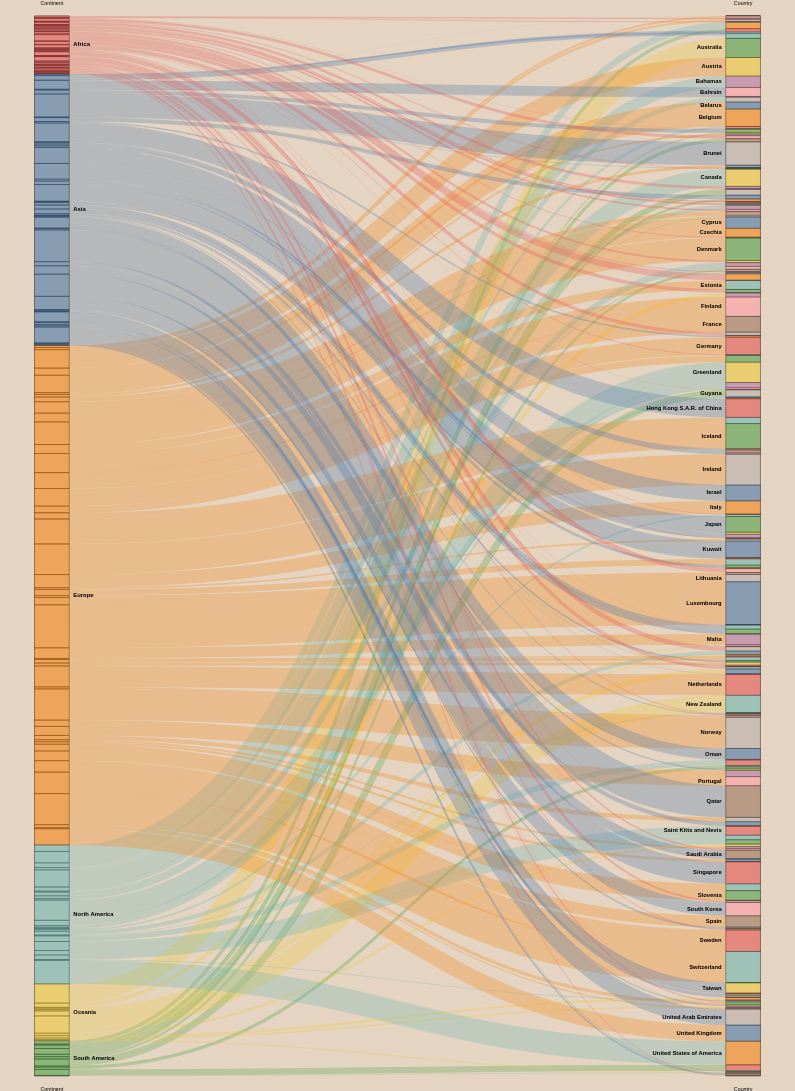

Specify this chart in Vega-Lite:
### Vega specification from a JSON file in a GitHub repository (floating-point values rounded to 4 significant figures; data arrays with more than 128 entries replaced by an {"elided": "..."} marker saying what was removed)
{"//citation": "Codes below are referred to https://stackoverflow.com/questions/66387154/sankey-diagram-alluvial-diagram-in-vega-lite", "$schema": "https://vega.github.io/schema/vega/v5.json", "height": 2000, "width": 1500, "config": {"title": {"fontSize": 20}, "background": "rgb(228, 212, 193)"}, "data": [{"name": "rawData", "values": {"elided": "196 records"}, "transform": [{"type": "formula", "expr": "datum.stk1", "as": "stk1"}, {"type": "formula", "expr": "datum.stk2", "as": "stk2"}, {"type": "formula", "expr": "datum.doc_count", "as": "size"}]}, {"name": "nodes", "source": "rawData", "transform": [{"type": "filter", "expr": "!groupSelector || groupSelector.stk1 == datum.stk1 || groupSelector.stk2 == datum.stk2"}, {"type": "formula", "expr": "datum.stk1+datum.stk2", "as": "key"}, {"type": "fold", "fields": ["stk1", "stk2"], "as": ["stack", "grpId"]}, {"type": "formula", "expr": "datum.stack == 'stk1' ? datum.stk1+' '+datum.stk2 : datum.stk2+' '+datum.stk1", "as": "sortField"}, {"type": "stack", "groupby": ["stack"], "sort": {"field": "sortField", "order": "descending"}, "field": "size"}, {"type": "formula", "expr": "(datum.y0+datum.y1)/2", "as": "yc"}]}, {"name": "groups", "source": "nodes", "transform": [{"type": "aggregate", "groupby": ["stack", "grpId"], "fields": ["size"], "ops": ["sum"], "as": ["total"]}, {"type": "stack", "groupby": ["stack"], "sort": {"field": "grpId", "order": "descending"}, "field": "total"}, {"type": "formula", "expr": "scale('y', datum.y0)", "as": "scaledY0"}, {"type": "formula", "expr": "scale('y', datum.y1)", "as": "scaledY1"}, {"type": "formula", "expr": "datum.stack == 'stk1'", "as": "rightLabel"}, {"type": "formula", "expr": "datum.total/domain('y')[1]", "as": "percentage"}]}, {"name": "destinationNodes", "source": "nodes", "transform": [{"type": "filter", "expr": "datum.stack == 'stk2'"}]}, {"name": "edges", "source": "nodes", "transform": [{"type": "filter", "expr": "datum.stack == 'stk1'"}, {"type": "lookup", "from": "destinationNodes", "key": "key", "fields": ["key"], "as": ["target"]}, {"type": "linkpath", "orient": "horizontal", "shape": "diagonal", "sourceY": {"expr": "scale('y', datum.yc)"}, "sourceX": {"expr": "scale('x', 'stk1') + bandwidth('x')"}, "targetY": {"expr": "scale('y', datum.target.yc)"}, "targetX": {"expr": "scale('x', 'stk2')"}}, {"type": "formula", "expr": "range('y')[0]-scale('y', datum.size)", "as": "strokeWidth"}, {"type": "formula", "expr": "datum.size/domain('y')[1]", "as": "percentage"}]}], "scales": [{"name": "x", "type": "band", "range": "width", "domain": ["stk1", "stk2"], "paddingOuter": 0.05, "paddingInner": 0.95}, {"name": "y", "type": "linear", "range": "height", "domain": {"data": "nodes", "field": "y1"}}, {"name": "color", "type": "ordinal", "range": "category", "domain": {"data": "rawData", "fields": ["stk1", "stk2"]}}, {"name": "stackNames", "type": "ordinal", "range": ["Continent", "Country"], "domain": ["stk1", "stk2"]}], "axes": [{"orient": "bottom", "scale": "x", "domain": false, "ticks": false, "labelPadding": 20, "encode": {"labels": {"update": {"text": {"scale": "stackNames", "field": "value", "fontWeight": "bold", "fontSize": 14}}}}}, {"orient": "top", "scale": "x", "domain": false, "ticks": false, "labelPadding": 20, "encode": {"labels": {"update": {"text": {"scale": "stackNames", "field": "value", "fontWeight": "bold", "fontSize": 14}}}}}, {"orient": "left", "scale": "y", "labels": false, "domain": false, "ticks": false}], "marks": [{"type": "rect", "from": {"data": "nodes"}, "encode": {"enter": {"stroke": {"value": "#000"}, "strokeWidth": {"value": 1}, "width": {"scale": "x", "band": 1}, "x": {"scale": "x", "field": "stack"}, "y": {"field": "y0", "scale": "y"}, "y2": {"field": "y1", "scale": "y"}}}}, {"type": "path", "name": "edgeMark", "from": {"data": "edges"}, "clip": true, "encode": {"update": {"stroke": [{"test": "groupSelector && groupSelector.stack=='stk1'", "scale": "color", "field": "stk2"}, {"scale": "color", "field": "stk1"}], "strokeWidth": {"field": "strokeWidth"}, "path": {"field": "path"}, "strokeOpacity": {"signal": "!groupSelector && (groupHover.stk1 == datum.stk1 || groupHover.stk2 == datum.stk2) ? 0.9 : 0.3"}, "zindex": {"signal": "!groupSelector && (groupHover.stk1 == datum.stk1 || groupHover.stk2 == datum.stk2) ? 1 : 0"}, "tooltip": {"signal": "datum.stk1 + ' → ' + datum.stk2 + '  $' + format(datum.size, ',.0f') + ' USD  (' + format(datum.percentage, '.1%') + ')'"}}, "hover": {"strokeOpacity": {"value": 1}}}}, {"type": "rect", "name": "groupMark", "from": {"data": "groups"}, "encode": {"enter": {"fill": {"scale": "color", "field": "grpId"}, "width": {"scale": "x", "band": 1}}, "update": {"x": {"scale": "x", "field": "stack"}, "y": {"field": "scaledY0"}, "y2": {"field": "scaledY1"}, "fillOpacity": {"value": 0.6}, "tooltip": {"signal": "datum.grpId + '   $' + format(datum.total, ',.0f') + ' USD  (' + format(datum.percentage, '.1%') + ')'"}}, "hover": {"fillOpacity": {"value": 1}}}}, {"type": "text", "from": {"data": "groups"}, "interactive": false, "encode": {"update": {"x": {"signal": "scale('x', datum.stack) + (datum.rightLabel ? bandwidth('x') + 8 : -8)"}, "yc": {"signal": "(datum.scaledY0 + datum.scaledY1)/2"}, "align": {"signal": "datum.rightLabel ? 'left' : 'right'"}, "baseline": {"value": "middle"}, "fontWeight": {"value": "bold"}, "text": {"signal": "abs(datum.scaledY0-datum.scaledY1) > 13 ? datum.grpId : ''"}}}}, {"type": "group", "data": [{"name": "dataForShowAll", "values": [{}], "transform": [{"type": "filter", "expr": "groupSelector"}]}], "encode": {"enter": {"xc": {"signal": "width/2"}, "y": {"value": 30}, "width": {"value": 80}, "height": {"value": 30}}}, "marks": [{"type": "group", "name": "groupReset", "from": {"data": "dataForShowAll"}, "encode": {"enter": {"cornerRadius": {"value": 6}, "fill": {"value": "#f5f5f5"}, "stroke": {"value": "#c1c1c1"}, "strokeWidth": {"value": 2}, "height": {"field": {"group": "height"}}, "width": {"field": {"group": "width"}}}, "update": {"opacity": {"value": 1}}, "hover": {"opacity": {"value": 0.7}}}, "marks": [{"type": "text", "interactive": false, "encode": {"enter": {"xc": {"field": {"group": "width"}, "mult": 0.5}, "yc": {"field": {"group": "height"}, "mult": 0.5, "offset": 2}, "align": {"value": "center"}, "baseline": {"value": "middle"}, "fontWeight": {"value": "bold"}, "text": {"value": "Show All"}}}}]}]}], "signals": [{"name": "groupHover", "value": {}, "on": [{"events": "@groupMark:mouseover", "update": "{stk1:datum.stack=='stk1' && datum.grpId, stk2:datum.stack=='stk2' && datum.grpId}"}, {"events": "mouseout", "update": "{}"}]}, {"name": "groupSelector", "value": false, "on": [{"events": "@groupMark:click!", "update": "{stack:datum.stack, stk1:datum.stack=='stk1' && datum.grpId, stk2:datum.stack=='stk2' && datum.grpId}"}, {"events": [{"type": "click", "markname": "groupReset"}, {"type": "dblclick"}], "update": "false"}]}]}
